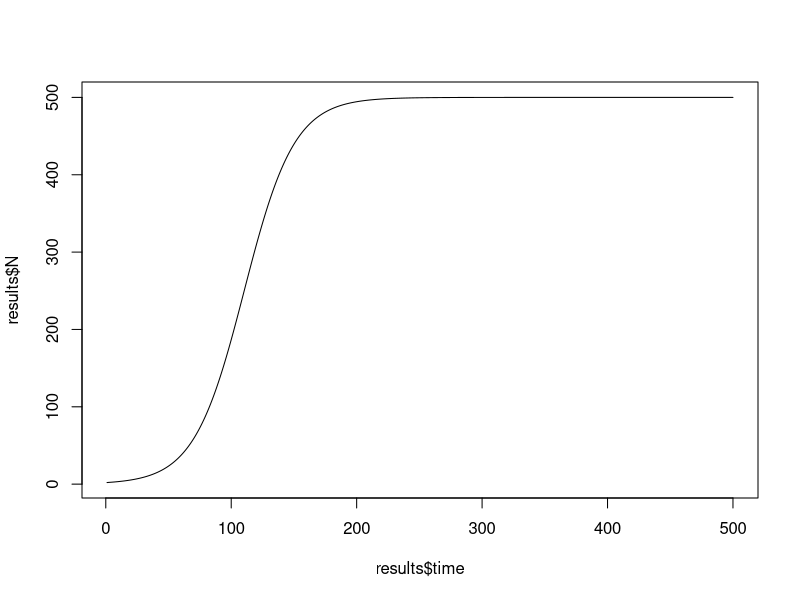

R code for this plot:
## Single random rin of log growth model
## Sample the following
## tstart (initial settlement)
## npp_lo: minimum NPP for growth
## npp_hi: maximum NPP for growth
## cK0: initial number of individuals
## r: growth rate
## Kmax: max carrying capacity
## NPPlo: NPP value corresponding to K=0
## NPPhi: NPP value corresponding to K=Kmax

library(ggplot2)

log_growth <- function(N0, r, K, time) {
  N_t <- rep(NA, length(time))
  N_t <- N0
  for (i in 2:length(time)) {
    N_t[i] = K / (1 + ((K - N0) / N0) * exp(-r * time[i]))
  }
  return(list(time = time,
              N = N_t))
}

## Simple example
myN0 <- 2
myr <- 0.05
myK <- 500
mytime <- seq(1, 500)
results <- log_growth(N0 = myN0, 
                      r = myr, 
                      K = myK, 
                      time = mytime)

plot(results$time, results$N, 
     type = 'l')
